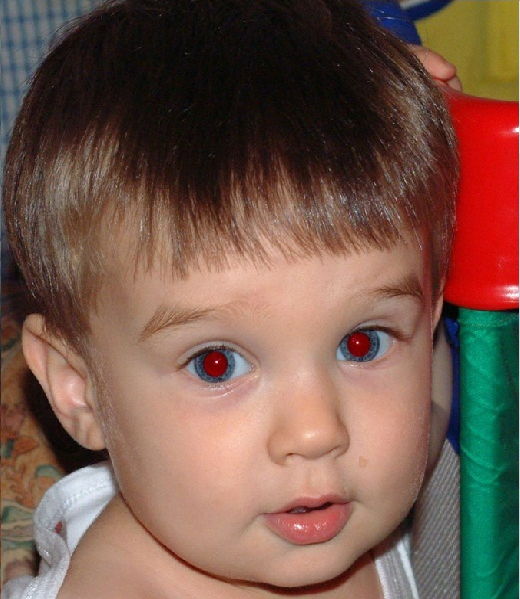
#> input picture Images/kidredeye.jpg, 520 x 599 px
$ python detect_red_eye.py   (older library calls are emulated)
#> lines starting #> are read from the running program, lines starting #| are printed output that depends on the picture; after the words box and inside, x2 and y2 are one past the last pixel; in counts of white or black regions, pixels touching at a corner belong together
"""
Author: Tim Krashevsky
Date: 7/29/18

Contributors: OpenCV tutorials, Haar Caascade Tutorial
"""

import cv2 as cv
import numpy as np
import os
import matplotlib.pyplot as plt
import copy

path = '/Users/timkrashevsky/anaconda3/lib/python3.6/site-packages/cv2/data/'

# Haar Caascade
face_cascade = cv.CascadeClassifier(path + 'haarcascade_frontalface_default.xml')
eye_cascade = cv.CascadeClassifier(path + 'haarcascade_eye.xml')

img = cv.imread(os.getcwd() + '/Images' + '/kidredeye.jpg')
#> img is the input picture: shape (599, 520, 3); mean B, G, R 76, 88.9, 118
redeyeimg = cv.imread(os.getcwd() + '/Images' + '/kidredeye.jpg')
finalim = img.copy()
gray = cv.cvtColor(img, cv.COLOR_BGR2GRAY)
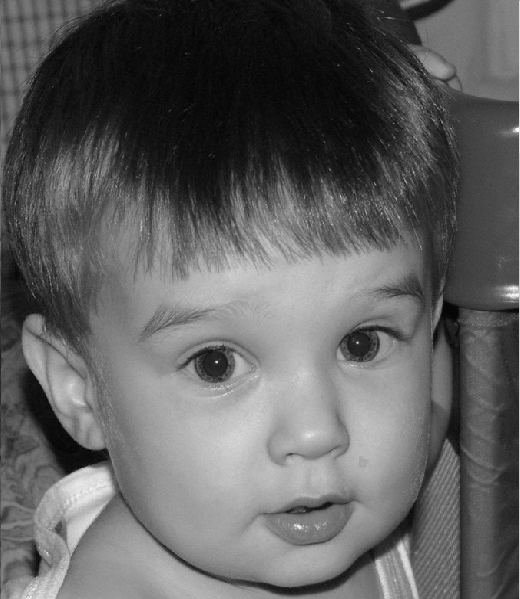
#> gray: shape (599, 520); min 1, max 253, mean 96.2

"""Currently, I'm using two individual loops/methods for differentiating between the right and left eye.
There's probably a better way to do this, but all my other trials were only fixing one of the eyes"""

# extracing the right and left eyes

eyes_right = eye_cascade.detectMultiScale(img, scaleFactor=1.3, minNeighbors=6, minSize=(20, 20))
#> eyes_right = [[321, 300, 87, 87], [157, 306, 109, 109]]
eyes_left = eye_cascade.detectMultiScale(img, scaleFactor=1.3, minNeighbors=4, minSize=(100, 100))
#> eyes_left = [[303, 277, 125, 125], [135, 285, 142, 142]]

# this loop splits the channels and extracts the red from the eye
for (x, y, w, h) in eyes_left:
	left_eye = img[y:y+h, x:x+w]
	# split the three channels
	b = left_eye[:, :, 0]
	g = left_eye[:, :, 1]
	r = left_eye[:, :, 2]

	# sum up blue and green
	bg_sum = cv.add(b, g)

	# set condition for red
	mask = (r > 50) & (r > bg_sum)

	mask = mask.astype(np.uint8)*255
#> this loop made 2 passes
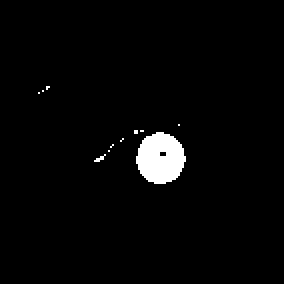
#> mask: shape (142, 142) (shown 2 times larger); 2.5% white; 11 white regions (10 under 20 px), largest, box (x1, y1, x2, y2) and area: (68, 66, 93, 92) 485

# loop for right eye
for (rx, ry, rw, rh) in eyes_right:
	right_eye = img[ry:ry+rh, rx:rx+rw]
	# split the three channels
	b = right_eye[:, :, 0]
	g = right_eye[:, :, 1]
	r = right_eye[:, :, 2]

	# sum up blue and green
	bgr_sum = cv.add(b, g)

	# set condition for red
	mask2 = (r > 50) & (r > bgr_sum)

	mask2 = mask2.astype(np.uint8)*255
#> this loop made 2 passes
#> pass 1, `r = right_eye[:, :, 2]`:
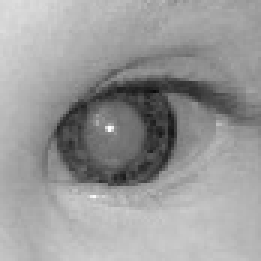
#> r: shape (87, 87) (shown 3 times larger); min 10, max 255, mean 153.9
#> after the loop:
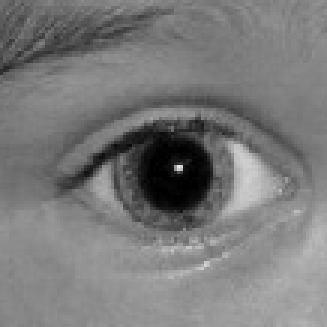
#> b: shape (109, 109) (shown 3 times larger); min 0, max 228, mean 121.7
#> after the loop: mask2: shape (109, 109); 4.3% white; 9 white regions (8 under 20 px), largest, box (x1, y1, x2, y2) and area: (46, 45, 71, 71) 485


# fill for left eye and right eye are identical, besides variable names
def fill(mask):
	# threshold image
	mask_fill = mask.copy()

	# mask for flood fill
	x, y = mask_fill.shape[:2]
#> x = 142; y = 142
	temp_mask = np.zeros((y + 2, x + 2), np.uint8)

	# flood fill the image from the center
	cv.floodFill(mask_fill, temp_mask, (0,0), 255)
#> mask_fill: shape (142, 142); 100% white; black in thin lines or dots, all inside (x1, y1, x2, y2) = (80, 76, 83, 78)

	# invert the flooded image
	mask_inv = cv.bitwise_not(mask_fill)
	return mask_inv | mask
#> returned value: shape (142, 142); 2.6% white; 11 white regions (10 under 20 px), largest, box (x1, y1, x2, y2) and area: (68, 66, 93, 92) 491

def fillRight(mask):
	# threshold image
	mask_fill = mask.copy()

	# mask for flood fill
	x, y = mask_fill.shape[:2]
	temp_mask = np.zeros((y + 2, x + 2), np.uint8)

	# flood fill the image from the center
	cv.floodFill(mask_fill, temp_mask, (0,0), 255)

	# invert the flooded image
	mask_inv = cv.bitwise_not(mask_fill)
	return mask_inv | mask2

# flood the image for a grayscale mask
mask = fill(mask)
mask2 = fill(mask2)
#> in fill (call 2), `cv.floodFill(mask_fill, temp_mask, (0,0), 255)`: mask_fill: shape (109, 109); 99.9% white; black in thin lines or dots, all inside (x1, y1, x2, y2) = (58, 55, 61, 57)
#> in fill (call 2), `return mask_inv | mask`: returned value: shape (109, 109); 4.3% white; 9 white regions (8 under 20 px), largest, box (x1, y1, x2, y2) and area: (46, 45, 71, 71) 491

# dilate the mask to ensure it captures rest of red-eye
mask = cv.dilate(mask, None, anchor=(-1, -1), iterations=3, borderType=1, borderValue=1)
#> mask: shape (142, 142); 6.1% white; 2 white regions, box (x1, y1, x2, y2) and area: (44, 59, 96, 95) 1134, (16, 40, 28, 50) 101
mask2 = cv.dilate(mask2, None, anchor=(-1, -1), iterations=3, borderType=1, borderValue=1)
#> mask2: shape (109, 109); 9.9% white; 2 white regions, box (x1, y1, x2, y2) and area: (22, 38, 74, 74) 1134, (0, 19, 6, 27) 47

"""Now the problem lies in replacing the masked red with the proper colors"""

# find average of blue and green to replace into new masked image
avg1 = bg_sum / 2
avg2 = bgr_sum / 2
mask = mask.astype(np.bool)[:, :, np.newaxis]
mask2 = mask2.astype(np.bool)[:, :, np.newaxis]
avg1 = avg1[:, :, np.newaxis]
avg2 = avg2[:, :, np.newaxis]

# put mean image onto the new eye image
eye1_copy = left_eye
eye2_copy = right_eye
np.copyto(eye1_copy, avg1.astype(np.uint8), where=mask)
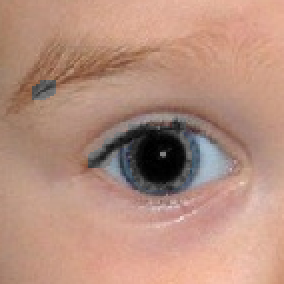
#> eye1_copy: shape (142, 142, 3) (shown 2 times larger); mean B, G, R 126.6, 142.9, 181.8
np.copyto(eye2_copy, avg2.astype(np.uint8), where=mask2)
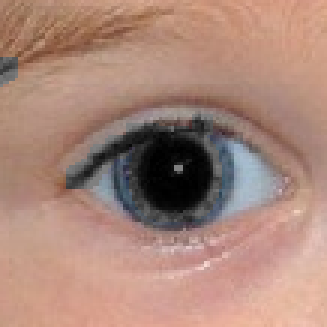
#> eye2_copy: shape (109, 109, 3) (shown 3 times larger); mean B, G, R 121.5, 134.6, 169.4

# combine all the channels and get the image
finalim[y:y+h, x:x+w, :] = eye1_copy
finalim[ry:ry+rh, rx:rx+rw, :] = eye2_copy

# final product!
np_hstack = np.hstack((redeyeimg, finalim))
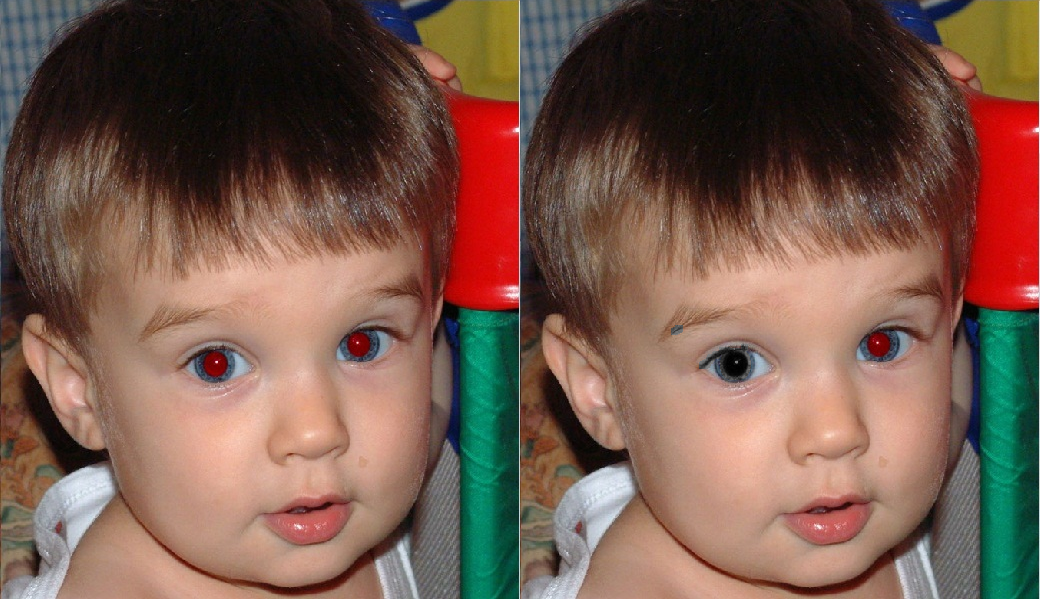
#> np_hstack: shape (599, 1040, 3); mean B, G, R 76, 88.9, 117.9
cv.imshow('Red-Eye', np_hstack)
cv.waitKey(0)

$ run again, with Images/righteye.jpg copied over Images/kidredeye.jpg
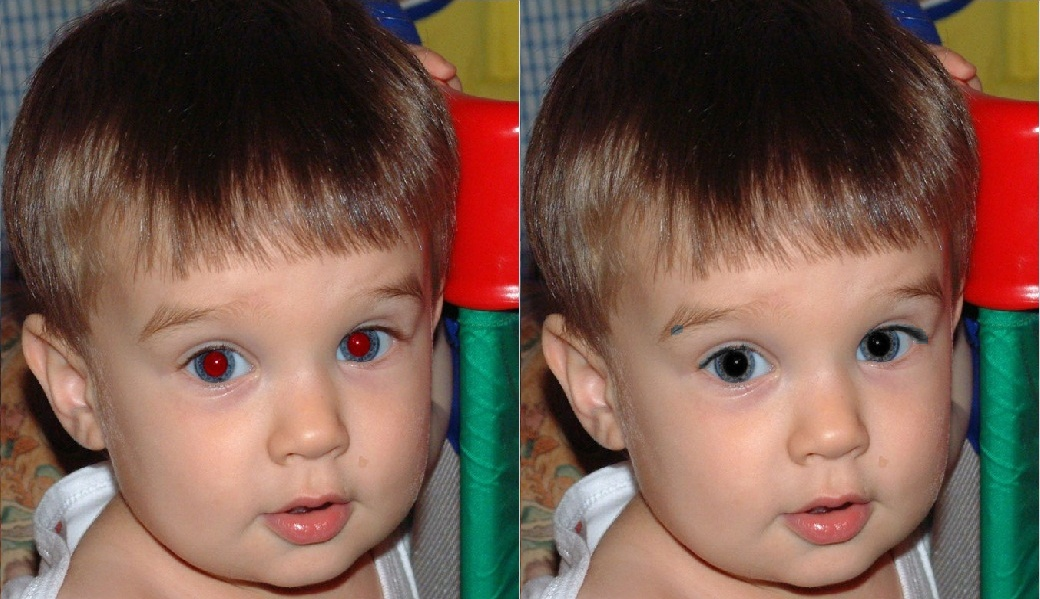
#> input picture Images/righteye.jpg, 1040 x 599 px
#> img is the input picture: shape (599, 1040, 3); mean B, G, R 76, 88.9, 117.8
#> eyes_right = [[839, 300, 85, 85], [319, 298, 89, 89], [161, 312, 100, 100], [680, 311, 98, 98]]
#> eyes_left = [[305, 277, 125, 125], [825, 272, 125, 125], [137, 291, 138, 138], [656, 284, 141, 141]]
#> the loop `for (x, y, w, h) in eyes_left:` made 4 passes
#> after the loop `for (x, y, w, h) in eyes_left:`:
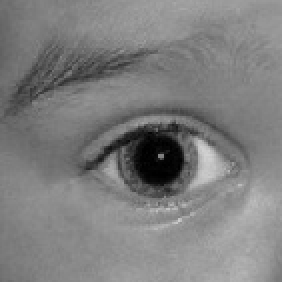
#> b: shape (141, 141) (shown 2 times larger); min 0, max 210, mean 126.5
#> the loop `for (rx, ry, rw, rh) in eyes_right:` made 4 passes
#> mask_fill: shape (141, 141); every value is 255
#> mask_fill: shape (98, 98); every value is 255
#> `np_hstack = np.hstack((redeyeimg, finalim))`:
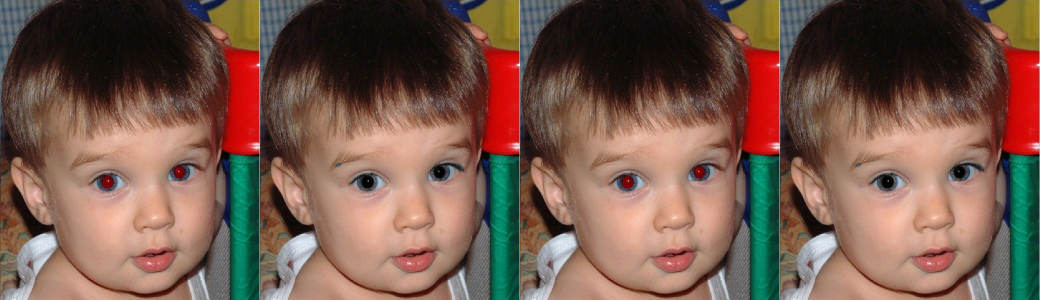
#> np_hstack: shape (599, 2080, 3) (shown at 1/2 size); mean B, G, R 76, 88.9, 117.8
